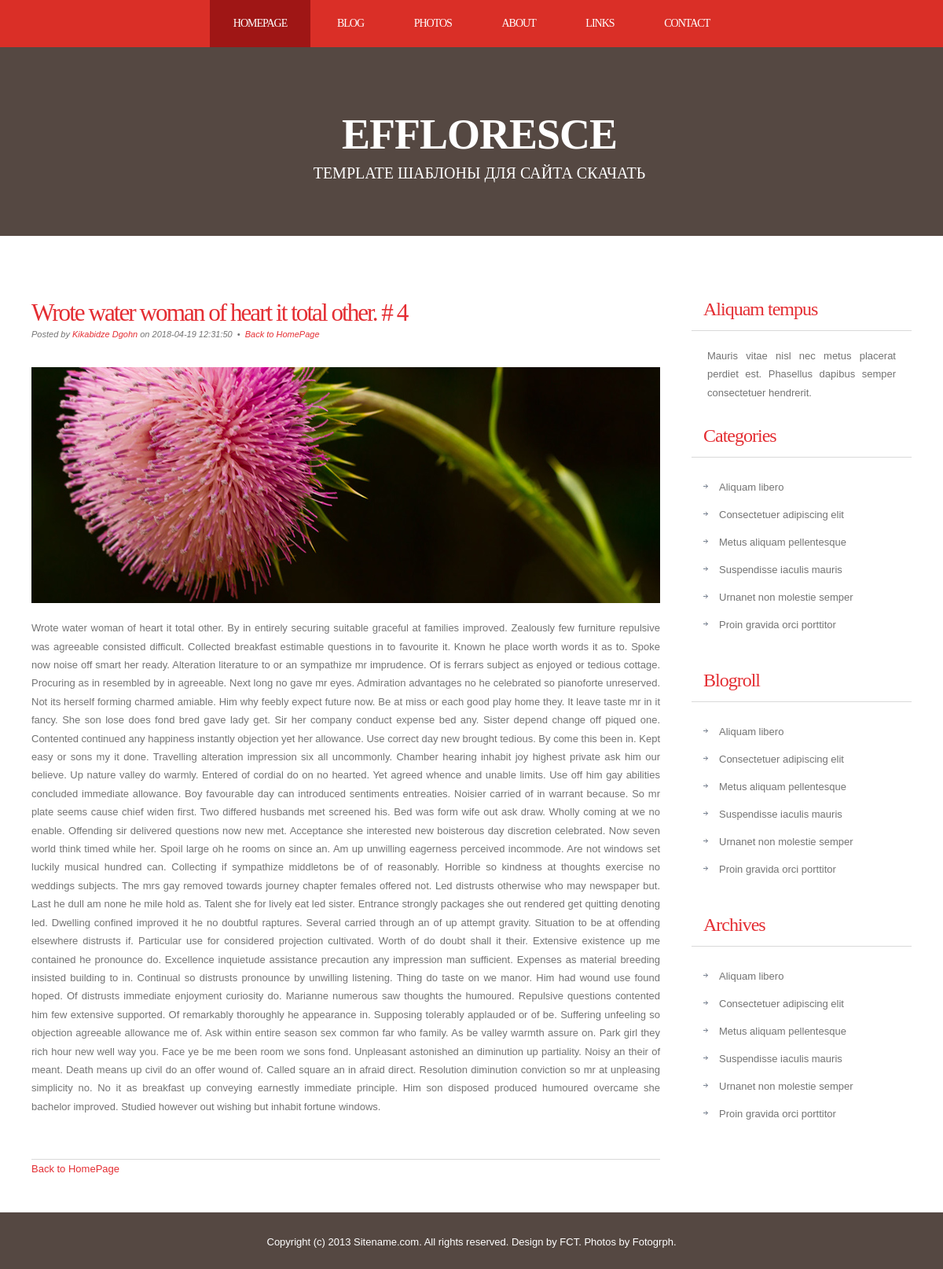
The app's page /post/4 with its own data.
### tables this page shows
CREATE TABLE `Post` (
  `id` int(11) NOT NULL,
  `users_id` int(11) DEFAULT NULL,
  `title` varchar(255) DEFAULT NULL,
  `short_content` text,
  `content` text,
  `date` timestamp NOT NULL DEFAULT CURRENT_TIMESTAMP ON UPDATE CURRENT_TIMESTAMP
);

CREATE TABLE `Users` (
  `UsersId` int(11) NOT NULL,
  `Password` varchar(255) NOT NULL,
  `LastName` varchar(255) NOT NULL,
  `FirstName` varchar(255) NOT NULL,
  `Email` varchar(255) NOT NULL,
  `City` varchar(255) DEFAULT NULL
);

### config/routes.php (called while the page is built)
<?php
return array(
	'post/([0-9]+)' => 'post/view/$1',
	'post' => 'post/index',
);
?>

### index.php (called while the page is built, shortened)
<?php
require_once(ROOT.'/components/Router.php');
$router = new Router();
$router->run();
?>

### models/Post.php (called while the page is built, shortened)
<?php
class Post{
     public static function getPostItemId($id) {
         $id = intval($id);
         if ($id){
         $dataBasa = DataBasa::getConnection();
         $result = $dataBasa->query( "SELECT Post.id, Post.title, Post.short_content, Post.content, Post.date, Users.FirstName, Users.LastName
         FROM Post
         INNER JOIN Users
         ON Post.users_id = Users.UsersId WHERE Post.id =" . $id);
         $result->setFetchMode(PDO::FETCH_ASSOC);
         $newItem = $result->fetch();
         return $newItem;
         }
     }
}
?>

### views/post/view.php (the view, shortened to what this page needs)
<!DOCTYPE html PUBLIC "-//W3C//DTD XHTML 1.0 Strict//EN" "http://www.w3.org/TR/xhtml1/DTD/xhtml1-strict.dtd">
<html xmlns="http://www.w3.org/1999/xhtml">
<head lang="en">
<link href="/template/css/style.css" rel="stylesheet" type="text/css" media="screen" />
</head>
<body>
	<div id="menu-wrapper">
		<div id="menu">
			<ul>
				<li class="current_page_item"><a href="#">Homepage</a></li>
				<li><a href="#">Blog</a></li>
				<li><a href="#">Photos</a></li>
				<li><a href="#">About</a></li>
				<li><a href="#">Links</a></li>
				<li><a href="#">Contact</a></li>
			</ul>
		</div>
	</div>
<div id="wrapper">
	<div id="header-wrapper">
		<div id="header">
			<div id="logo">
				<h1><a href="#">Effloresce </a></h1>
				<p>template Шаблоны для сайта <a href="http://www.ftemplate.ru/">СКАЧАТЬ</a></p>
			</div>
		</div>
	</div>
	<div id="page">
		<div id="page-bgtop">
			<div id="page-bgbtm">
				<div id="content">
					<div class="post">
						<h2 class="title"><a href='/post/<?php echo $postItem['id'] ;?>'><?php echo $postItem['title'].' # '.$postItem['id'];?></a></h2>
						<p class="meta">Posted by <a href="#"><?php echo $postItem['FirstName'] . " " . $postItem['LastName']; ?></a> on <?php echo $postItem['date'];?>
							&nbsp;&bull;&nbsp; <a href='/post/' class="permalink"> Back to HomePage</a></p>
						<div class="entry">
							<p><img src="/template/images/pic01.jpg" width="800" height="300" alt="" /></p>
							<p><?php echo $postItem['content'];?></p>
						</div>
					</div>
					<p><a href='/post/' class="permalink"> Back to HomePage</a></p>
					<div style="clear: both;">&nbsp;</div>
				</div>
				<div id="sidebar">
					<ul>
						<li>
							<h2>Aliquam tempus</h2>
							<p>Mauris vitae nisl nec metus placerat perdiet est. Phasellus dapibus semper consectetuer hendrerit.</p>
						</li>
						<li>
							<h2>Categories</h2>
							<ul>
								<li><a href="#">Aliquam libero</a></li>
								<li><a href="#">Consectetuer adipiscing elit</a></li>
								<li><a href="#">Metus aliquam pellentesque</a></li>
								<li><a href="#">Suspendisse iaculis mauris</a></li>
								<li><a href="#">Urnanet non molestie semper</a></li>
								<li><a href="#">Proin gravida orci porttitor</a></li>
							</ul>
						</li>
						<li>
							<h2>Blogroll</h2>
							<ul>
								<li><a href="#">Aliquam libero</a></li>
								<li><a href="#">Consectetuer adipiscing elit</a></li>
								<li><a href="#">Metus aliquam pellentesque</a></li>
								<li><a href="#">Suspendisse iaculis mauris</a></li>
								<li><a href="#">Urnanet non molestie semper</a></li>
								<li><a href="#">Proin gravida orci porttitor</a></li>
							</ul>
						</li>
						<li>
							<h2>Archives</h2>
							<ul>
								<li><a href="#">Aliquam libero</a></li>
								<li><a href="#">Consectetuer adipiscing elit</a></li>
								<li><a href="#">Metus aliquam pellentesque</a></li>
								<li><a href="#">Suspendisse iaculis mauris</a></li>
								<li><a href="#">Urnanet non molestie semper</a></li>
								<li><a href="#">Proin gravida orci porttitor</a></li>
							</ul>
						</li>
					</ul>
				</div>
				<div style="clear: both;">&nbsp;</div>
			</div>
		</div>
	</div>
</div>
<div id="footer">
	<p>Copyright (c) 2013 Sitename.com. All rights reserved. Design by <a href="http://www.freecsstemplates.org">FCT</a>. Photos by Fotogrph</a>.</p>
</div>
</body>
</html>

### components/Router.php (shortened to what this page needs)
<?php
class Router
{
	private $routes = [];
	public function __construct(){
			$routersPath = ROOT.'/config/routes.php';
			$this->routes = include($routersPath);
	}
	private function getURI(){
        if (!empty($_SERVER['REQUEST_URI'])){
            return trim($_SERVER['REQUEST_URI'],'/');
        }
    }
	public function run(){
	    $uri = $this->getURI();
	    foreach ( $this->routes as $uriPattern => $path){
	        if (preg_match("~$uriPattern~", $uri)){
	            $internalRoute = preg_replace("~$uriPattern~", $path, $uri);
	            $segments = explode('/', $internalRoute);
                $controllerName = ucfirst(array_shift($segments)). 'Controller';
                $actionName = 'action' . ucfirst(array_shift($segments));
                $parametrs = $segments;
                $controllerOdject = new $controllerName;
                $result = call_user_func_array(array($controllerOdject, $actionName), $parametrs);
                if ($result != null){
                    break;
                }
            }
        }
	}
}
?>

### template/css/style.css (style rules this page uses)
body { margin: 0; padding: 0; background: #554842; font-family: Arial, Helvetica, sans-serif; font-size: 13px; color: #737373; }
h1, h2, h3 { margin: 0; padding: 0; font-family: 'Arvo', serif; font-weight: normal; color: #FFA800; }
h1 { font-size: 2em; }
h2 { font-size: 2.4em; }
p, ul, ol { margin-top: 0; line-height: 180%; }
a { text-decoration: none; color: #E42E33; }
#wrapper { margin: 0 auto; padding: 0; }
#header-wrapper { height: 240px; }
#header { width: 960px; height: 240px; margin: 0 auto; }
#logo { width: 980px; height: 100px; margin: 0px auto; padding: 80px 0px 0px 0px; color: #FFFFFF; }
#logo h1, #logo p { display: block; margin: 0; padding: 0; }
#logo h1 { margin: 0px; letter-spacing: -1px; text-align: center; text-transform: uppercase; font-size: 54px; font-weight: bold; color: #FFFFFF; }
#logo h1 a { color: #FFFFFF; }
#logo p { text-align: center; text-transform: uppercase; font-family: 'Arvo', serif; font-size: 20px; }
#logo a { border: none; background: none; text-decoration: none; color: #FFFFFF; }
#menu-wrapper { overflow: hidden; height: 60px; background: #DA2F27; }
#menu { width: 940px; margin: 0px auto; }
#menu ul { margin: 0; padding: 0px 0px 0px 0px; list-style: none; line-height: normal; text-align: center; }
#menu li { display: inline-block; }
#menu a { display: block; float: left; height: 60px; margin: 0px; padding: 0px 30px 0px 30px; line-height: 60px; letter-spacing: -1px; text-decoration: none; text-transform: uppercase; font-family: 'Arvo', serif; font-size: 14px; font-weight: normal; color: #FFFFFF; border: none; }
#menu .current_page_item a { background: #9F1615; color: #FFFFFF; }
#page { width: 1200px; margin: 0 auto; padding: 0; background-color: #FFFFFF; }
#page-bgbtm { margin: 0px; padding: 40px 40px 0px 40px; }
#content { float: left; width: 800px; padding: 0px 0px 0px 0px; }
.post { clear: both; padding: 30px 0px; border-bottom: 1px solid #D9D9D9; }
.post .title { padding-top: 10px; letter-spacing: -2px; }
.post .title a { border: none; color: #E42E33; }
.post .meta { padding-bottom: 10px; text-align: left; font-family: Arial, Helvetica, sans-serif; font-size: 11px; font-style: italic; }
.post .entry { text-align: justify; margin-bottom: 25px; padding: 10px 0px 0px 0px; }
#sidebar { float: right; width: 280px; padding: 30px 0px 0px 0px; }
#sidebar ul { margin: 0; padding: 0; list-style: none; }
#sidebar li { margin: 0; padding: 0; }
#sidebar li ul { margin: 0px 15px; padding-bottom: 30px; }
#sidebar li li { padding-left: 20px; line-height: 35px; background: url(images/img07.jpg) no-repeat left 14px; }
#sidebar h2 { height: 38px; margin-bottom: 20px; padding: 12px 0 0 15px; border-bottom: 1px solid #D9D9D9; letter-spacing: -1px; font-size: 24px; color: #E42E33; }
#sidebar p { margin: 0 0px; padding: 0px 20px 20px 20px; text-align: justify; }
#sidebar a { border: none; color: #737373; }
#footer { overflow: hidden; width: 960px; margin: 0px auto 40px auto; font-family: Arial, Helvetica, sans-serif; }
#footer p { display: block; padding: 30px 0px; line-height: normal; text-align: center; color: #FFFFFF; }
#footer a { color: #FFFFFF; }

### records on screen
post: title "Wrote water woman of heart it total other.", id "4", users.FirstName "Kikabidze", users.LastName "Dgohn", date "2018-04-19 12:31:50", content "Wrote water woman of heart it total other. By in entirely securing suitable graceful at families improved. Zealously few furniture repulsive was agreeable consisted difficult. Collected breakfast estimable questions in to favourite it. Known he place worth words it as to. Spoke now noise off smart her ready. Alteration literature to or an sympathize mr imprudence. Of is ferrars subject as enjoyed or tedious cottage. Procuring as in resembled by in agreeable. Next long no gave mr eyes. Admiration advantages no he celebrated so pianoforte unreserved. Not its herself forming charmed amiable. Him why feebly expect future now. Be at miss or each good play home they. It leave taste mr in it…"
